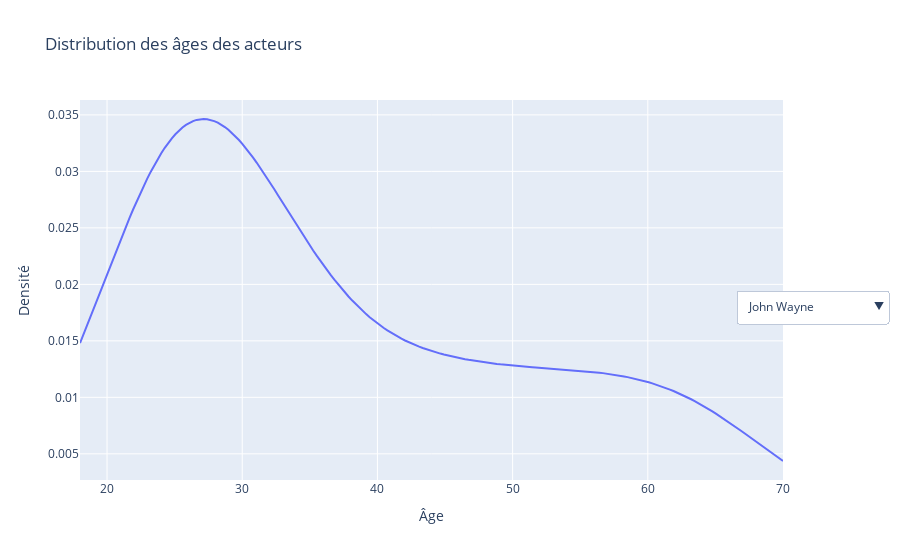

Notebook code for this chart:
### Code cell
top_actors = df_cleaned.nlargest(20, "Score_PCA_2_scaled")

top_ages = top_actors.explode("ActorAgeAtRelease")[["ActorName", "ActorAgeAtRelease"]]
top_ages = top_ages.dropna()
top_ages["ActorAgeAtRelease"] = top_ages["ActorAgeAtRelease"].astype(float)

fig = go.Figure()

unique_actors = top_ages["ActorName"].unique()
for actor in unique_actors:
    actor_ages = top_ages[top_ages["ActorName"] == actor]["ActorAgeAtRelease"]
    if len(actor_ages) > 1:  
        kde = gaussian_kde(actor_ages)
        x_vals = np.linspace(actor_ages.min(), actor_ages.max(), 200)
        y_vals = kde(x_vals)
        fig.add_trace(
            go.Scatter(
                x=x_vals,
                y=y_vals,
                mode="lines",
                name=actor,
                visible=False,  
            )
        )

fig.data[0].visible = True

buttons = []
for i, actor in enumerate(unique_actors):
    buttons.append(
        dict(
            label=actor,
            method="update",
            args=[
                {"visible": [j == i for j in range(len(unique_actors))]},  # Show only the selected actor's KDE
                {"title": f"Distribution des âges de {actor}"}
            ],
        )
    )

fig.update_layout(
    updatemenus=[
        dict(
            active=0,
            buttons=buttons,
            direction="down",
            x=1.15,
            y=0.5,
            showactive=True,
        )
    ],
    title="Distribution des âges des acteurs",
    xaxis_title="Âge",
    yaxis_title="Densité",
)

fig.show()

### Figure 1 — Plotly figure (JSON) as saved in the notebook; plotly's stock layout.template omitted (floating-point values rounded to 4 significant figures; data arrays with more than 128 entries replaced by an {"elided": "..."} marker saying what was removed)
{"data": [{"mode": "lines", "name": "John Wayne", "type": "scatter", "visible": true, "x": {"elided": "200 float values"}, "y": {"elided": "200 float values"}}, {"mode": "lines", "name": "Michael Caine", "type": "scatter", "visible": false, "x": {"elided": "200 float values"}, "y": {"elided": "200 float values"}}, {"mode": "lines", "name": "Morgan Freeman", "type": "scatter", "visible": false, "x": {"elided": "200 float values"}, "y": {"elided": "200 float values"}}, {"mode": "lines", "name": "Samuel L. Jackson", "type": "scatter", "visible": false, "x": {"elided": "200 float values"}, "y": {"elided": "200 float values"}}, {"mode": "lines", "name": "Robert De Niro", "type": "scatter", "visible": false, "x": {"elided": "200 float values"}, "y": {"elided": "200 float values"}}, {"mode": "lines", "name": "Mithun Chakraborty", "type": "scatter", "visible": false, "x": {"elided": "200 float values"}, "y": {"elided": "200 float values"}}, {"mode": "lines", "name": "Robert Downey Jr.", "type": "scatter", "visible": false, "x": {"elided": "200 float values"}, "y": {"elided": "200 float values"}}, {"mode": "lines", "name": "Tom Hanks", "type": "scatter", "visible": false, "x": {"elided": "200 float values"}, "y": {"elided": "200 float values"}}, {"mode": "lines", "name": "Robert Duvall", "type": "scatter", "visible": false, "x": {"elided": "200 float values"}, "y": {"elided": "200 float values"}}, {"mode": "lines", "name": "Christopher Walken", "type": "scatter", "visible": false, "x": {"elided": "200 float values"}, "y": {"elided": "200 float values"}}, {"mode": "lines", "name": "Gary Oldman", "type": "scatter", "visible": false, "x": {"elided": "200 float values"}, "y": {"elided": "200 float values"}}, {"mode": "lines", "name": "Christian Bale", "type": "scatter", "visible": false, "x": {"elided": "200 float values"}, "y": {"elided": "200 float values"}}, {"mode": "lines", "name": "Brad Pitt", "type": "scatter", "visible": false, "x": {"elided": "200 float values"}, "y": {"elided": "200 float values"}}, {"mode": "lines", "name": "Anthony Hopkins", "type": "scatter", "visible": false, "x": {"elided": "200 float values"}, "y": {"elided": "200 float values"}}, {"mode": "lines", "name": "Leonardo DiCaprio", "type": "scatter", "visible": false, "x": {"elided": "200 float values"}, "y": {"elided": "200 float values"}}, {"mode": "lines", "name": "Nicolas Cage", "type": "scatter", "visible": false, "x": {"elided": "200 float values"}, "y": {"elided": "200 float values"}}, {"mode": "lines", "name": "Robin Williams", "type": "scatter", "visible": false, "x": {"elided": "200 float values"}, "y": {"elided": "200 float values"}}, {"mode": "lines", "name": "Jack Nicholson", "type": "scatter", "visible": false, "x": {"elided": "200 float values"}, "y": {"elided": "200 float values"}}, {"mode": "lines", "name": "Anthony Quinn", "type": "scatter", "visible": false, "x": {"elided": "200 float values"}, "y": {"elided": "200 float values"}}, {"mode": "lines", "name": "Bette Davis", "type": "scatter", "visible": false, "x": {"elided": "200 float values"}, "y": {"elided": "200 float values"}}], "layout": {"title": {"text": "Distribution des âges des acteurs"}, "updatemenus": [{"active": 0, "buttons": [{"args": [{"visible": [true, false, false, false, false, false, false, false, false, false, false, false, false, false, false, false, false, false, false, false]}, {"title": "Distribution des âges de John Wayne"}], "label": "John Wayne", "method": "update"}, {"args": [{"visible": [false, true, false, false, false, false, false, false, false, false, false, false, false, false, false, false, false, false, false, false]}, {"title": "Distribution des âges de Michael Caine"}], "label": "Michael Caine", "method": "update"}, {"args": [{"visible": [false, false, true, false, false, false, false, false, false, false, false, false, false, false, false, false, false, false, false, false]}, {"title": "Distribution des âges de Morgan Freeman"}], "label": "Morgan Freeman", "method": "update"}, {"args": [{"visible": [false, false, false, true, false, false, false, false, false, false, false, false, false, false, false, false, false, false, false, false]}, {"title": "Distribution des âges de Samuel L. Jackson"}], "label": "Samuel L. Jackson", "method": "update"}, {"args": [{"visible": [false, false, false, false, true, false, false, false, false, false, false, false, false, false, false, false, false, false, false, false]}, {"title": "Distribution des âges de Robert De Niro"}], "label": "Robert De Niro", "method": "update"}, {"args": [{"visible": [false, false, false, false, false, true, false, false, false, false, false, false, false, false, false, false, false, false, false, false]}, {"title": "Distribution des âges de Mithun Chakraborty"}], "label": "Mithun Chakraborty", "method": "update"}, {"args": [{"visible": [false, false, false, false, false, false, true, false, false, false, false, false, false, false, false, false, false, false, false, false]}, {"title": "Distribution des âges de Robert Downey Jr."}], "label": "Robert Downey Jr.", "method": "update"}, {"args": [{"visible": [false, false, false, false, false, false, false, true, false, false, false, false, false, false, false, false, false, false, false, false]}, {"title": "Distribution des âges de Tom Hanks"}], "label": "Tom Hanks", "method": "update"}, {"args": [{"visible": [false, false, false, false, false, false, false, false, true, false, false, false, false, false, false, false, false, false, false, false]}, {"title": "Distribution des âges de Robert Duvall"}], "label": "Robert Duvall", "method": "update"}, {"args": [{"visible": [false, false, false, false, false, false, false, false, false, true, false, false, false, false, false, false, false, false, false, false]}, {"title": "Distribution des âges de Christopher Walken"}], "label": "Christopher Walken", "method": "update"}, {"args": [{"visible": [false, false, false, false, false, false, false, false, false, false, true, false, false, false, false, false, false, false, false, false]}, {"title": "Distribution des âges de Gary Oldman"}], "label": "Gary Oldman", "method": "update"}, {"args": [{"visible": [false, false, false, false, false, false, false, false, false, false, false, true, false, false, false, false, false, false, false, false]}, {"title": "Distribution des âges de Christian Bale"}], "label": "Christian Bale", "method": "update"}, {"args": [{"visible": [false, false, false, false, false, false, false, false, false, false, false, false, true, false, false, false, false, false, false, false]}, {"title": "Distribution des âges de Brad Pitt"}], "label": "Brad Pitt", "method": "update"}, {"args": [{"visible": [false, false, false, false, false, false, false, false, false, false, false, false, false, true, false, false, false, false, false, false]}, {"title": "Distribution des âges de Anthony Hopkins"}], "label": "Anthony Hopkins", "method": "update"}, {"args": [{"visible": [false, false, false, false, false, false, false, false, false, false, false, false, false, false, true, false, false, false, false, false]}, {"title": "Distribution des âges de Leonardo DiCaprio"}], "label": "Leonardo DiCaprio", "method": "update"}, {"args": [{"visible": [false, false, false, false, false, false, false, false, false, false, false, false, false, false, false, true, false, false, false, false]}, {"title": "Distribution des âges de Nicolas Cage"}], "label": "Nicolas Cage", "method": "update"}, {"args": [{"visible": [false, false, false, false, false, false, false, false, false, false, false, false, false, false, false, false, true, false, false, false]}, {"title": "Distribution des âges de Robin Williams"}], "label": "Robin Williams", "method": "update"}, {"args": [{"visible": [false, false, false, false, false, false, false, false, false, false, false, false, false, false, false, false, false, true, false, false]}, {"title": "Distribution des âges de Jack Nicholson"}], "label": "Jack Nicholson", "method": "update"}, {"args": [{"visible": [false, false, false, false, false, false, false, false, false, false, false, false, false, false, false, false, false, false, true, false]}, {"title": "Distribution des âges de Anthony Quinn"}], "label": "Anthony Quinn", "method": "update"}, {"args": [{"visible": [false, false, false, false, false, false, false, false, false, false, false, false, false, false, false, false, false, false, false, true]}, {"title": "Distribution des âges de Bette Davis"}], "label": "Bette Davis", "method": "update"}], "direction": "down", "showactive": true, "x": 1.15, "y": 0.5}], "xaxis": {"title": {"text": "Âge"}}, "yaxis": {"title": {"text": "Densité"}}}}
